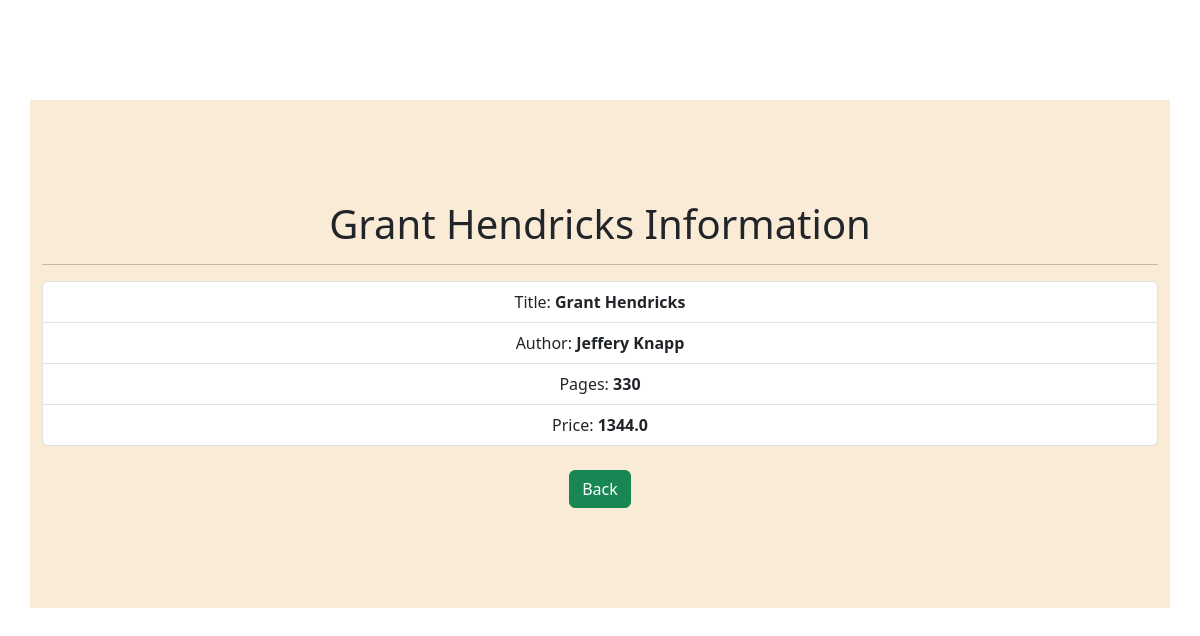
Screenshot of /app2/2 with the database file from the repository.
### myapp2/models.py (models this page shows, shortened)
class Book(models.Model):
    title = models.CharField(max_length=300)
    author = models.CharField(max_length=30)
    pages = models.IntegerField()
    price = models.FloatField()

### myapp2/views.py (the view)
# urls.py: path('<int:pk>', views.BookDetailsView.as_view(), name='detail'),
class BookDetailsView(DetailView):
    model = Book

### templates/myapp2/book_detail.html
<!DOCTYPE html>
{% extends "myapp2/base.html" %}
{% load static %}
{% block  child_block%}
    <div class="container container-custom" align = 'center'>
        <h1>{{book.title}} Information </h1> <hr>
        <ul class="list-group">
            <li class="list-group-item">Title: <strong>{{book.title}}</strong></li>
            <li class="list-group-item">Author: <strong>{{book.author}}</strong></li>
            <li class="list-group-item">Pages: <strong>{{book.pages}}</strong></li>
            <li class="list-group-item">Price: <strong>{{book.price}}</strong></li>
        </ul>
        <br>
        <a href = "{% url 'home' %}" class = "btn btn-success" > Back </a>
    </div>
{% endblock  %}

### static/css/custom1.css (style rules this page uses)
.container-custom { padding-top: 100px; background-color: antiquewhite; padding-bottom: 100px; margin-top: 100px; }

### rows the page displays
Book: title "Grant Hendricks", author "Jeffery Knapp", pages "330", price "1344.0"
